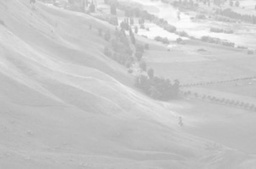
#> input picture Task-2/Image-1.jpg, 256 x 169 px, shrunk from 1280 x 847 before the run; the run also reads 1 picture not shown here
$ jupyter execute code.ipynb
#> lines starting #> are read from the running program, lines starting #| are printed output that depends on the picture; after the words box and inside, x2 and y2 are one past the last pixel; in counts of white or black regions, pixels touching at a corner belong together
**Task-1**: Read the provided images, display the images, and plot the corresponding histograms as well.

[cell 1]
import cv2
import matplotlib.pyplot as plt
import numpy as np

# Paths to the images you provided
image_paths = ['Image-1.jpg', 'Image-2.jpg', 'Image-3.jpg']

# Loop through the images
for idx, image_path in enumerate(image_paths):
    # Read the image
    img = cv2.imread(image_path, cv2.IMREAD_GRAYSCALE)
#> img is the input picture: shape (169, 256); min 173, max 254, mean 200.8

    # Create a new figure for each image and histogram pair
    fig, axs = plt.subplots(1, 2, figsize=(12, 5))

    # Display the image
    axs[0].imshow(cv2.cvtColor(img, cv2.COLOR_BGR2RGB))
    axs[0].set_title(f'Image {idx + 1}' , fontsize=16)
    axs[0].axis('off')

    # Plot the histogram
    axs[1].hist(img.ravel(), bins=256, range=(0, 256), color='purple', alpha=0.7)
    axs[1].set_title(f'Histogram {idx + 1}' , fontsize=16)
    axs[1].set_xlabel('Pixel Intensity')
    axs[1].set_ylabel('Frequency')

    # Adjust layout for better spacing
    plt.tight_layout()

    # Show the plot for the current image and histogram
    plt.show()
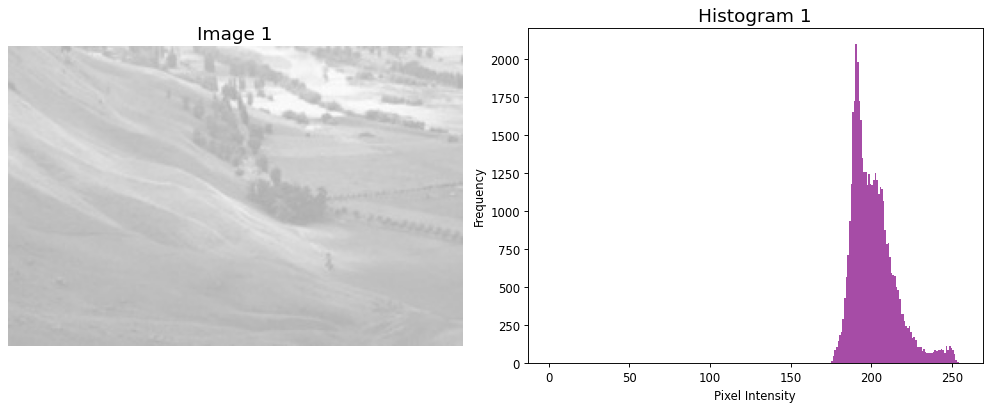
#> figure drawn by matplotlib, 2 panels; panel 2: tallest bar 2098 high, from x = 190 to 191
#> pass 2 of the loop `for idx, image_path in enumerate(image_paths):`:
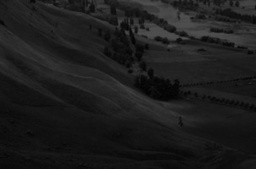
#> input picture Task-2/Image-2.jpg, 256 x 169 px, shrunk from 1280 x 847 before the run
#> img is the input picture: shape (169, 256); min 2, max 82, mean 28.8
#> pass 3 of the loop `for idx, image_path in enumerate(image_paths):`:
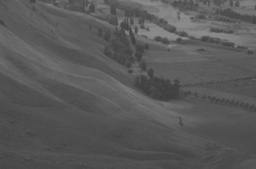
#> input picture Task-2/Image-3.jpg, 256 x 169 px, shrunk from 1280 x 847 before the run
#> img is the input picture: shape (169, 256); min 62, max 142, mean 88.8

**Task-2**: Apply negative transformation to each image and show the image along with the histogram.

[cell 2]
# Loop through the images
for idx, image_path in enumerate(image_paths):
    # Read the image
    img = cv2.imread(image_path, cv2.IMREAD_GRAYSCALE)
    negative_img = 255 - img
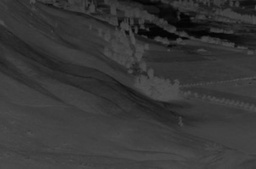
#> negative_img: shape (169, 256); min 1, max 82, mean 54.2
    # Create a new figure for the negative image and histogram
    fig, axs = plt.subplots(1, 2, figsize=(12, 5))
    # Display the negative image
    axs[0].imshow(cv2.cvtColor(negative_img, cv2.COLOR_BGR2RGB))
    axs[0].set_title(f'Negative Image {idx + 1}', fontsize=16)
    axs[0].axis('off')

    # Plot the histogram of the negative image
    axs[1].hist(negative_img.ravel(), bins=256, range=(0, 256), color='blue', alpha=0.7)
    axs[1].set_title(f'Histogram of Negative Image {idx + 1}', fontsize=16)
    axs[1].set_xlabel('Pixel Intensity')
    axs[1].set_ylabel('Frequency')

    # Adjust layout for better spacing
    plt.tight_layout()
    plt.show()
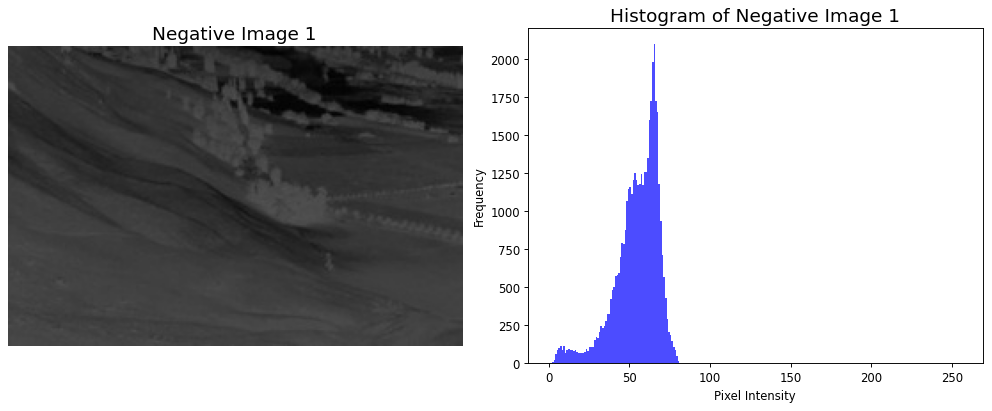
#> figure drawn by matplotlib, 2 panels; panel 2: tallest bar 2098 high, from x = 65 to 66
#> pass 2 of the loop `for idx, image_path in enumerate(image_paths):`:
#> pass 3 of the loop `for idx, image_path in enumerate(image_paths):`:

**Task-3**: Choose 2 values of gamma less than 1, and 2 values of gamma greater than 1. Use these four values to perform power law transformation of all three images. Explain and discuss the output images.

[cell 3]
# Gamma values to apply (two < 1, two > 1)
gamma_values = [0.3, 0.6, 1.3, 1.7]

# Function to apply Power Law (Gamma) Transformation on a color image
def power_law_transform_color(img, gamma, c=1):
    # Normalize pixel values to range [0, 1] for each channel
    normalized_img = img / 255.0

    # Apply power law transformation on each channel separately
    transformed_img = c * np.power(normalized_img, gamma)

    # Scale back to range [0, 255] and convert to uint8
    transformed_img = np.uint8(transformed_img * 255)
    return transformed_img

# Loop through the images and apply power law transformation
for idx, image_path in enumerate(image_paths):
    # Read the image in color (BGR)
    img = cv2.imread(image_path)

    # Create a new figure for each image
    fig, axs = plt.subplots(1, len(gamma_values), figsize=(16, 5))

    # Loop through gamma values and apply the transformation
    for i, gamma in enumerate(gamma_values):
        # Apply the power law transformation to the color image
        transformed_img = power_law_transform_color(img, gamma)

        # Display the transformed image
        axs[i].imshow(cv2.cvtColor(transformed_img, cv2.COLOR_BGR2RGB))  # Convert BGR to RGB for proper color display
        axs[i].set_title(f'Gamma {gamma}', fontsize=14)
        axs[i].axis('off')
#> this loop made 4 passes
#> pass 1, in power_law_transform_color, `transformed_img = c * np.power(normalized_img, gamma)`:
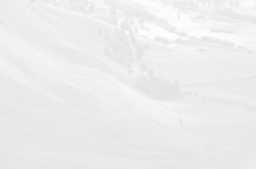
#> transformed_img: shape (169, 256, 3) float64; min 0.89, max 0.999, mean 0.93
#> pass 2, in power_law_transform_color (call 2), `transformed_img = c * np.power(normalized_img, gamma)`:
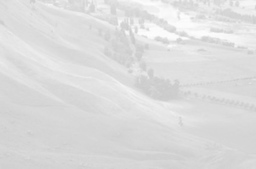
#> transformed_img: shape (169, 256, 3) float64; min 0.792, max 0.998, mean 0.866
#> after the loop:
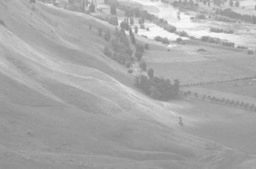
#> transformed_img: shape (169, 256, 3); min 131, max 253, mean 169.9

    # Adjust layout for better spacing
    plt.suptitle(f'Power Law Transformation for Image {idx + 1}', fontsize=16)
    plt.tight_layout()
    plt.show()
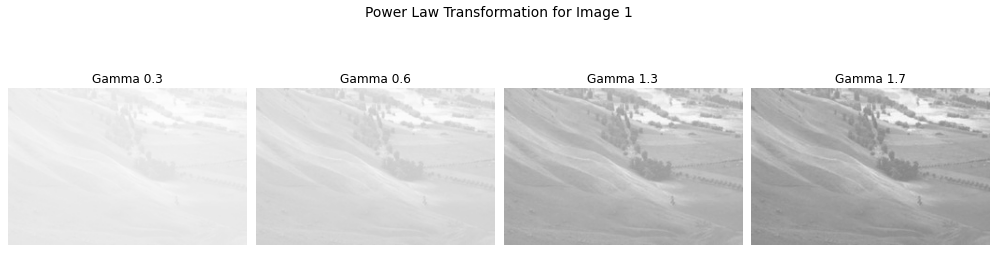
#> figure drawn by matplotlib, 4 panels
#> pass 2 of the loop `for idx, image_path in enumerate(image_paths):`:
#> pass 3 of the loop `for idx, image_path in enumerate(image_paths):`:

### **Discussion**:

#### **Gamma < 1 (0.4 and 0.6)**:

- **Brightening Effect**: When gamma is less than 1, the dark regions of the image become brighter. This enhances the visibility of details in the shadowed or underexposed areas of the image.
- **Details in Dark Areas**: These gamma values are useful when the image has a lot of dark pixels, and we want to bring out details in those regions.

#### **Gamma > 1 (1.5 and 2.2)**:

- **Darkening Effect**: When gamma is greater than 1, the bright areas of the image are darkened. This enhances contrast and details in overexposed or bright regions.
- **Suppression of Bright Areas**: These gamma values are useful when the image is too bright, and we want to reduce the brightness while emphasizing details in the highlights.

#### **Observations**

- **Lower Gamma Values**: With gamma values like 0.3 and 0.6, the images appear significantly brighter, especially in the darker regions, making shadow details more visible.
- **Higher Gamma Values**: With gamma values like 1.3 and 1.7, the images appear darker, making the bright regions less intense while revealing details in those regions.

**Task-4**: Apply linear contrast stretch all three images and show the output images and their histograms.

[cell 4]
# Function to apply Linear Contrast Stretching on a color image
def contrast_stretch(img):
    # Split image into its respective Red, Green, and Blue channels
    channels = cv2.split(img)

    # Stretch each channel separately
    stretched_channels = []
    for channel in channels:
        r_min = np.min(channel)
        r_max = np.max(channel)

        # Apply contrast stretching for this channel
        stretched_channel = (channel - r_min) / (r_max - r_min) * 255.0
        stretched_channel = np.uint8(stretched_channel)

        stretched_channels.append(stretched_channel)
#> this loop made 3 passes
#> pass 1, in contrast_stretch, `stretched_channel = (channel - r_min) / (r_max - r_min) * 255.0`:
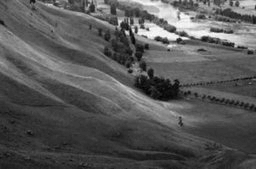
#> stretched_channel: shape (169, 256) float64; min 0, max 255, mean 87.6
#> after the loop, stretched_channels = 3 items

    # Merge the stretched channels back into an image
    stretched_img = cv2.merge(stretched_channels)
    return stretched_img

# Loop through the images and apply contrast stretching
for idx, image_path in enumerate(image_paths):
    # Read the image in color (BGR)
    img = cv2.imread(image_path)

    # Apply contrast stretching
    stretched_img = contrast_stretch(img)

    # Plot original image, stretched image, and histograms
    fig, axs = plt.subplots(2, 2, figsize=(12, 8))

    # Original image
    axs[0, 0].imshow(cv2.cvtColor(img, cv2.COLOR_BGR2RGB))  # Convert BGR to RGB for correct color display
    axs[0, 0].set_title(f'Original Image {idx + 1}')
    axs[0, 0].axis('off')

    # Histogram of original image (combined for all channels)
    axs[0, 1].hist(img.ravel(), bins=256, range=[0, 256], color='blue')
    axs[0, 1].set_title('Histogram (Original)')

    # Stretched image
    axs[1, 0].imshow(cv2.cvtColor(stretched_img, cv2.COLOR_BGR2RGB))  # Convert BGR to RGB for correct color display
    axs[1, 0].set_title('Contrast Stretched Image')
    axs[1, 0].axis('off')

    # Histogram of stretched image (combined for all channels)
    axs[1, 1].hist(stretched_img.ravel(), bins=256, range=[0, 256], color='green')
    axs[1, 1].set_title('Histogram (Stretched)')

    # Adjust layout for better spacing
    plt.suptitle(f'Linear Contrast Stretching for Image {idx + 1}', fontsize=16)
    plt.tight_layout()
    plt.show()
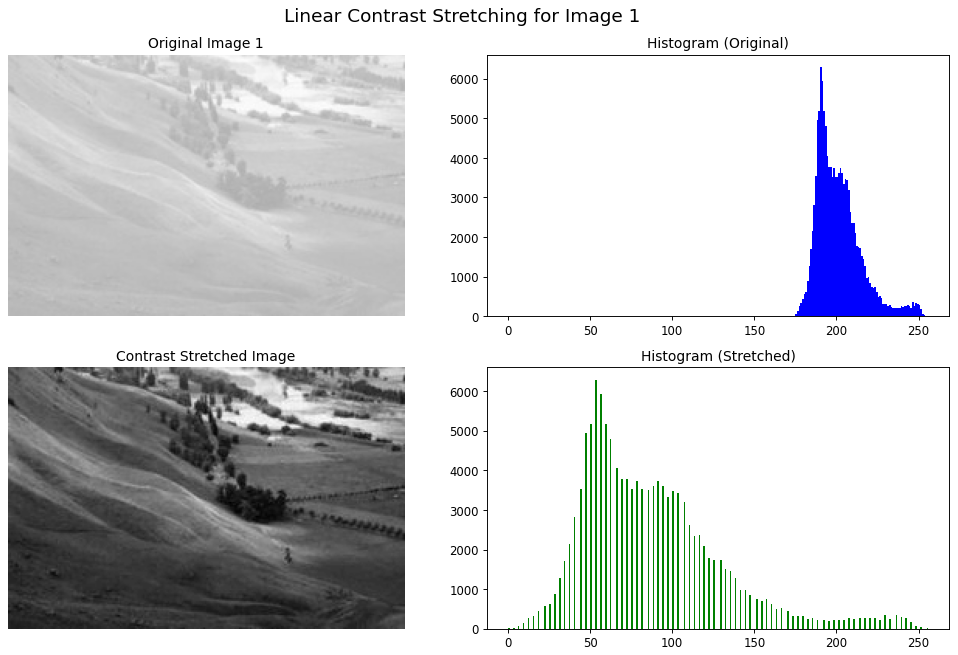
#> figure drawn by matplotlib, 4 panels; panel 2: tallest bar 6294 high, from x = 190 to 191; panel 4: tallest bar 6294 high, from x = 53 to 54
#> pass 2 of the loop `for idx, image_path in enumerate(image_paths):`:
#> the loop in contrast_stretch (call 2), `for channel in channels:` made 3 passes
#> pass 1, in contrast_stretch (call 2), `stretched_channel = (channel - r_min) / (r_max - r_min) * 255.0`:
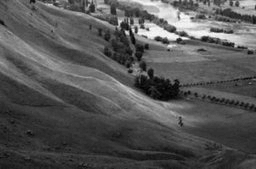
#> stretched_channel: shape (169, 256) float64; min 0, max 255, mean 85.3
#> `plt.show()`:
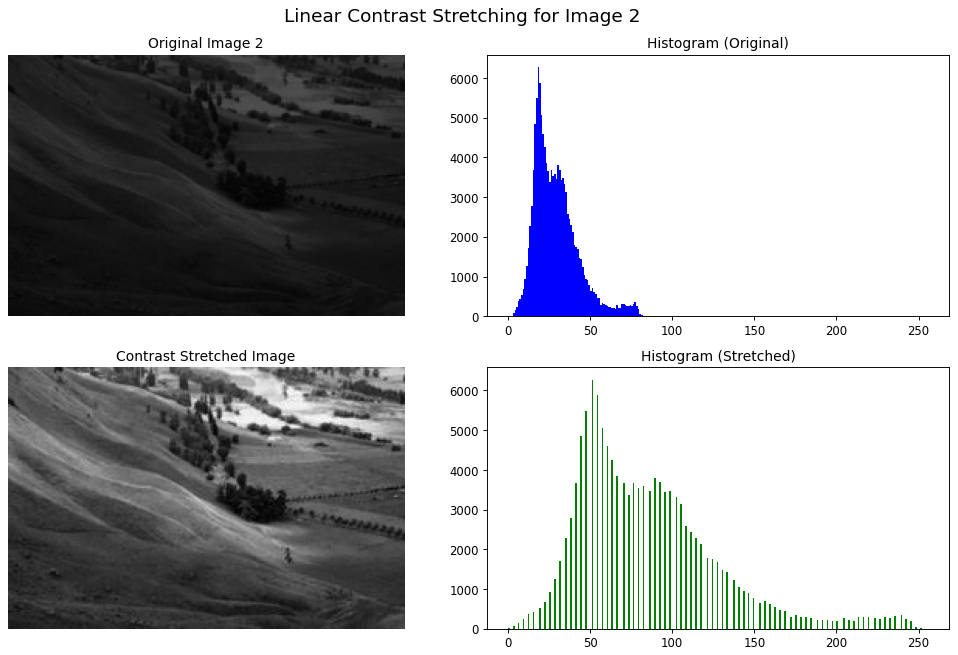
#> figure drawn by matplotlib, 4 panels; panel 2: tallest bar 6273 high, from x = 18 to 19; panel 4: tallest bar 6273 high, from x = 51 to 52
#> pass 3 of the loop `for idx, image_path in enumerate(image_paths):`:
#> `plt.show()`:
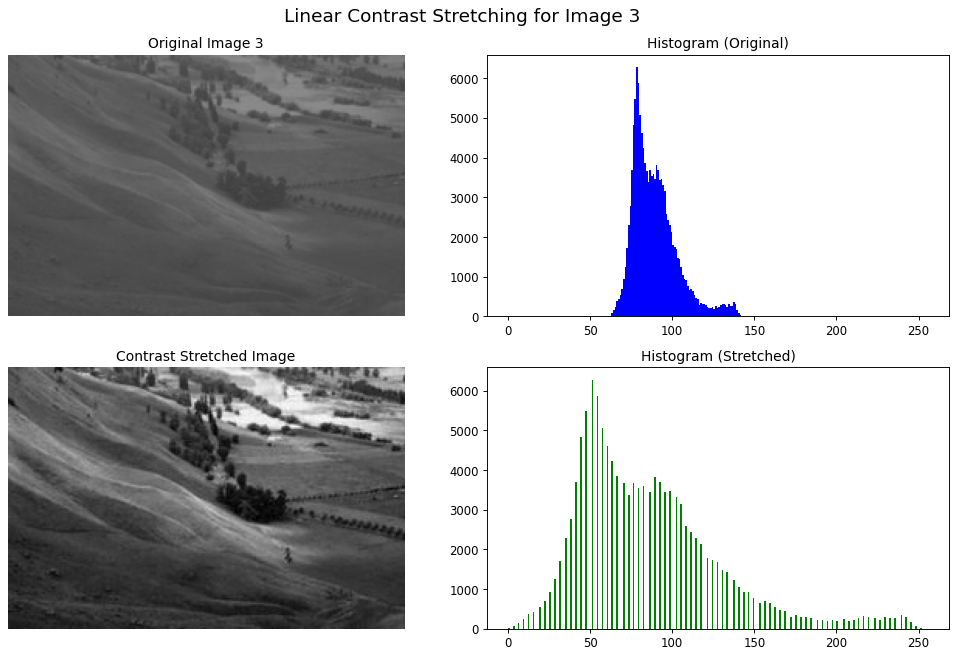
#> figure drawn by matplotlib, 4 panels; panel 2: tallest bar 6279 high, from x = 78 to 79; panel 4: tallest bar 6279 high, from x = 51 to 52

**Task-5**: In the ‘mid’ image randomly add 10 black pixels and 10 white pixels, and then apply linear contrast stretch. Explain and discuss the output image.

[cell 5]
mid_image_path = "Image-2.jpg"
# Function to apply Linear Contrast Stretching on a color image
def contrast_stretch(img):
    channels = cv2.split(img)
    stretched_channels = []
    for channel in channels:
        r_min = np.min(channel)
        r_max = np.max(channel)
        stretched_channel = (channel - r_min) / (r_max - r_min) * 255.0
        stretched_channel = np.uint8(stretched_channel)
        stretched_channels.append(stretched_channel)
    stretched_img = cv2.merge(stretched_channels)
    return stretched_img

# Load the 'mid' image
mid_img = cv2.imread(mid_image_path)

# Add random black and white pixels
height, width, _ = mid_img.shape
#> height = 169; width = 256
num_black_pixels = 10
num_white_pixels = 10

# Generate random coordinates for black pixels
black_coords = np.random.randint(0, min(height, width), (num_black_pixels, 2))
for y, x in black_coords:
    mid_img[y, x] = [0, 0, 0]  # Set pixel to black
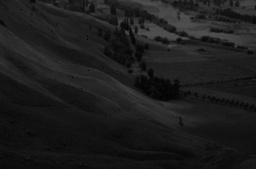
#> mid_img: shape (169, 256, 3); 0.02% of pixels changed, all inside (x1, y1, x2, y2) = (21, 9, 118, 166)

# Generate random coordinates for white pixels
white_coords = np.random.randint(0, min(height, width), (num_white_pixels, 2))
for y, x in white_coords:
    mid_img[y, x] = [255, 255, 255]  # Set pixel to white
#> mid_img: shape (169, 256, 3); 0.02% of pixels changed, all inside (x1, y1, x2, y2) = (28, 9, 164, 168)

# Apply linear contrast stretching
stretched_img = contrast_stretch(mid_img)
#> the loop in contrast_stretch, `for channel in channels:` made 3 passes
#> after the loop in contrast_stretch, `for channel in channels:`: stretched_channels = 3 items

# Plot the original and stretched images
fig, axs = plt.subplots(1, 2, figsize=(12, 6))

# Display the modified image with black and white pixels
axs[0].imshow(cv2.cvtColor(mid_img, cv2.COLOR_BGR2RGB))  # Convert BGR to RGB
axs[0].set_title('Modified Image with Black & White Pixels')
axs[0].axis('off')

# Display the contrast-stretched image
axs[1].imshow(cv2.cvtColor(stretched_img, cv2.COLOR_BGR2RGB))  # Convert BGR to RGB
axs[1].set_title('Contrast Stretched Image')
axs[1].axis('off')

plt.suptitle('Linear Contrast Stretching after Adding Noise', fontsize=16)
plt.tight_layout()
plt.show()

## **Discussion**

### **1. Original Image and Noise Addition:**
The original image consists of gray levels between 0 and 80, meaning it has limited contrast compared to a typical grayscale image which would range from 0 to 255.

After adding **10 random black pixels** (value 0) and **10 random white pixels** (value 80), the image now contains some extreme pixel values that weren’t previously there. These black and white pixels introduce additional points at the extreme ends of the intensity range, though they only slightly affect the overall visual perception due to their limited number (just 20 pixels).

### **2. Effect of Adding Black and White Pixels:**
- **Black pixels (0)** lower the overall minimum intensity, while **white pixels (80)** reinforce the highest original intensity of the image.
- These pixels are sparsely distributed, so their presence does not drastically alter the image’s overall appearance. However, they have a significant impact when applying contrast stretching, as they influence the range of pixel values used for stretching.

### **3. Linear Contrast Stretching:**
- **Before Stretching:**
  The image initially has a limited dynamic range (0 to 80). This means that most of the gray levels are concentrated in a relatively small portion of the total available range for pixel intensities. This limited range makes the image look low-contrast and somewhat dull.

- **After Stretching:**
  Linear contrast stretching remaps the pixel values so that the minimum pixel intensity (0) is stretched to 0, and the maximum pixel intensity (80) is stretched to 255. This expands the image’s intensity range to cover the full 0-255 spectrum.
    - The black pixels remain at 0, while the white pixels are now stretched to 255.
    - All intermediate pixel values are proportionally scaled based on the original 0-80 range. This results in a more **contrasty** image, with much sharper differences between dark and light areas.

- **Impact on Visuals:**
  Visually, the stretched image appears much brighter and clearer than the original, with a more defined contrast between different regions. The formerly subtle differences between gray levels become more pronounced, making the details in the image stand out more. This contrast enhancement can help in better visual interpretation of the image.

### **4. Impact on Histogram:**
- **Before Stretching:**
  The histogram of the original image would show most of the pixel values clustered between 0 and 80, with little or no values above that range.

- **After Stretching:**
  The contrast stretching operation redistributes the pixel values across the entire range from 0 to 255. The histogram now spreads out more evenly, with more pixel values spread across the full range.
    - The presence of newly introduced 0s (black pixels) and 255s (white pixels) becomes apparent.
    - The central region of the histogram, which previously covered 0 to 80, now spans the entire range, making it appear stretched and less concentrated than before.

**Task-6**: In the ‘mid’ image, divide the available grey levels into three equal segments. Compress the contrast of the first and third segment by 2 and assign the remaining dynamic range to segment two. Plot the transformation function and the show the output image along with its histogram.

[cell 6]
import cv2
import numpy as np
import matplotlib.pyplot as plt

# Load your grayscale image (0-80 gray level range)
gray_img = cv2.imread('Image-2.jpg', cv2.IMREAD_GRAYSCALE)

# Define the available gray levels
L = 90  # Gray levels from 0 to 80

# Segment ranges
segment1_range = (0, L // 3)  # First segment: 0 to 26
segment2_range = (L // 3, 2 * L // 3)  # Second segment: 27 to 53
segment3_range = (2 * L // 3, L - 1)  # Third segment: 54 to 80

# Compression factor
compression_factor = 2

# Calculate compressed ranges
compressed_segment1_range = (0, segment1_range[1] // compression_factor)
compressed_segment3_range = (L - 1 - ((L - 1 - segment3_range[0]) // compression_factor), L - 1)

# Calculate stretched segment2 range
stretched_segment2_range = (compressed_segment1_range[1] + 1, compressed_segment3_range[0] - 1)

# Create the transformation function
def contrast_compression(pixel_value):
    if pixel_value <= segment1_range[1]:
        return pixel_value // compression_factor  # Compress the first segment
    elif pixel_value <= segment2_range[1]:
        # Stretch the middle segment
        return compressed_segment1_range[1] + int(((pixel_value - segment1_range[1]) / (segment2_range[1] - segment1_range[1])) * (stretched_segment2_range[1] - stretched_segment2_range[0]))
    else:
        return compressed_segment3_range[0] + ((pixel_value - segment3_range[0]) // compression_factor)  # Compress the third segment

# Apply the transformation to the image
transformed_img = np.zeros_like(gray_img)
for i in range(gray_img.shape[0]):
    for j in range(gray_img.shape[1]):
        transformed_img[i, j] = contrast_compression(gray_img[i, j])
#> transformed_img: shape (169, 256)

# Plot the transformation function
x = np.arange(L)
#> x = 90 values from 0 to 89
y = np.array([contrast_compression(i) for i in x])
#> y = 90 values from 0 to 89
plt.figure(figsize=(12, 4))
# Plot transformation function
plt.subplot(1, 2, 1)
plt.plot(x, y, color='blue')
plt.title('Transformation Function')
plt.xlabel('Original Pixel Value')
plt.ylabel('Transformed Pixel Value')
plt.grid()
# Show transformed image
plt.subplot(1, 2, 2)
plt.imshow(transformed_img, cmap='gray', vmin=0, vmax=90)
plt.title('Transformed Image')
plt.axis('off')
plt.tight_layout()
plt.show()

# Plot histogram of transformed image
plt.figure(figsize=(6, 4))
plt.hist(transformed_img.ravel(), bins=91, range=[0, 90], color='gray', alpha=0.7)
plt.title('Histogram of Transformed Image')
plt.xlabel('Pixel Value')
plt.ylabel('Frequency')
plt.xlim([0, 90])
plt.grid()
plt.show()
